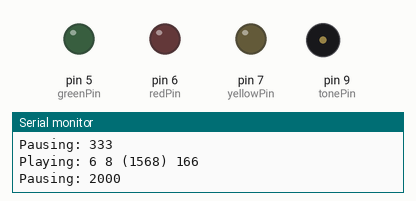
Simulated run of this sketch. Board: Arduino Uno, built with avr-gcc and run on an emulated ATmega328P. On the bench: output pins drawn as LEDs (lit = HIGH), buzzer (waves = sounding), the last lines printed to the serial monitor.

Above: at 1.85 s.
At 14.63 s:
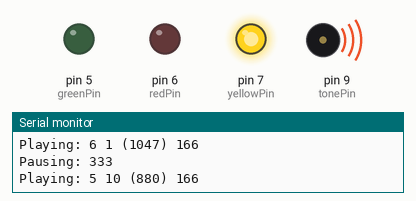
At 31.31 s:
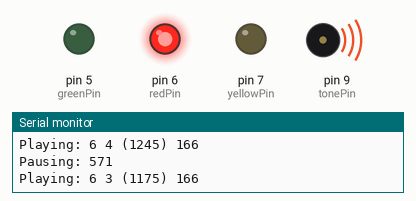
At 60.86 s:
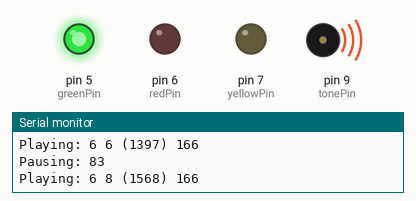
Timing chart, 0 to 63.4 s (numbered marks = the images above):
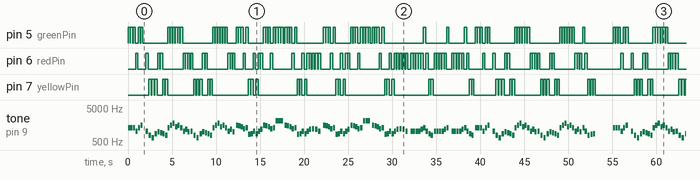

Measured:
- by itself, pin 5 (greenPin), pin 6 (redPin), pin 7 (yellowPin): moves between LOW and HIGH, repeating every 55.1 s
- by itself, tone on pin 9 (tonePin): plays 1319 Hz for 0.25 s, 1319 Hz for 0.25 s, 1319 Hz for 0.25 s, 1047 Hz for 0.25 s, 1319 Hz for 0.25 s, 1568 Hz for 0.25 s … (417 notes in this stretch)

The sketch:

BuzzerRTTTL.ino
```cpp
#include <Tone.h>

// A fun sketch to demonstrate the use of the tone() function written by Brett Hagman.

// This plays RTTTL (RingTone Text Transfer Language) songs using the
// now built-in tone() command in Wiring and Arduino.
// Written by Brett Hagman
// http://www.roguerobotics.com/

// To play the output on a small speaker (i.e. 8 Ohms or higher), simply use
// a 1K Ohm resistor from the output pin to the speaker, and connect the other
// side of the speaker to ground.

// You can get more RTTTL songs from
// http://code.google.com/p/rogue-code/wiki/ToneLibraryDocumentation

const int tonePin = 9;  // for rEDI board
//const int tonePin = 13;  // arbitrary for arduino boards, set this to whatever you want

#define OCTAVE_OFFSET 0

// These values can also be found as constants in the Tone library (Tone.h)
int notes[] = { 0,
262, 277, 294, 311, 330, 349, 370, 392, 415, 440, 466, 494,
523, 554, 587, 622, 659, 698, 740, 784, 831, 880, 932, 988,
1047, 1109, 1175, 1245, 1319, 1397, 1480, 1568, 1661, 1760, 1865, 1976,
2093, 2217, 2349, 2489, 2637, 2794, 2960, 3136, 3322, 3520, 3729, 3951
};

int yellowPin = 7;
int redPin = 6;
int greenPin = 5;

///TO MORE SONGS TO TO THIS AWESOME WEBSITE:   http://flashmusicgames.com/midi/mid2rttl.php

//char *song = "The Simpsons:d=4,o=5,b=160:c.6,e6,f#6,8a6,g.6,e6,c6,8a,8f#,8f#,8f#,2g,8p,8p,8f#,8f#,8f#,8g,a#.,8c6,8c6,8c6,c6";
//char *song = "Indiana:d=4,o=5,b=250:e,8p,8f,8g,8p,1c6,8p.,d,8p,8e,1f,p.,g,8p,8a,8b,8p,1f6,p,a,8p,8b,2c6,2d6,2e6,e,8p,8f,8g,8p,1c6,p,d6,8p,8e6,1f.6,g,8p,8g,e.6,8p,d6,8p,8g,e.6,8p,d6,8p,8g,f.6,8p,e6,8p,8d6,2c6";
//char *song = "TakeOnMe:d=4,o=4,b=160:8f#5,8f#5,8f#5,8d5,8p,8b,8p,8e5,8p,8e5,8p,8e5,8g#5,8g#5,8a5,8b5,8a5,8a5,8a5,8e5,8p,8d5,8p,8f#5,8p,8f#5,8p,8f#5,8e5,8e5,8f#5,8e5,8f#5,8f#5,8f#5,8d5,8p,8b,8p,8e5,8p,8e5,8p,8e5,8g#5,8g#5,8a5,8b5,8a5,8a5,8a5,8e5,8p,8d5,8p,8f#5,8p,8f#5,8p,8f#5,8e5,8e5";
//char *song = "Entertainer:d=4,o=5,b=140:8d,8d#,8e,c6,8e,c6,8e,2c.6,8c6,8d6,8d#6,8e6,8c6,8d6,e6,8b,d6,2c6,p,8d,8d#,8e,c6,8e,c6,8e,2c.6,8p,8a,8g,8f#,8a,8c6,e6,8d6,8c6,8a,2d6";
//char *song = "Muppets:d=4,o=5,b=250:c6,c6,a,b,8a,b,g,p,c6,c6,a,8b,8a,8p,g.,p,e,e,g,f,8e,f,8c6,8c,8d,e,8e,8e,8p,8e,g,2p,c6,c6,a,b,8a,b,g,p,c6,c6,a,8b,a,g.,p,e,e,g,f,8e,f,8c6,8c,8d,e,8e,d,8d,c";
//char *song = "Xfiles:d=4,o=5,b=125:e,b,a,b,d6,2b.,1p,e,b,a,b,e6,2b.,1p,g6,f#6,e6,d6,e6,2b.,1p,g6,f#6,e6,d6,f#6,2b.,1p,e,b,a,b,d6,2b.,1p,e,b,a,b,e6,2b.,1p,e6,2b.";
//char *song = "Looney:d=4,o=5,b=140:32p,c6,8f6,8e6,8d6,8c6,a.,8c6,8f6,8e6,8d6,8d#6,e.6,8e6,8e6,8c6,8d6,8c6,8e6,8c6,8d6,8a,8c6,8g,8a#,8a,8f";
//char *song = "20thCenFox:d=16,o=5,b=140:b,8p,b,b,2b,p,c6,32p,b,32p,c6,32p,b,32p,c6,32p,b,8p,b,b,b,32p,b,32p,b,32p,b,32p,b,32p,b,32p,b,32p,g#,32p,a,32p,b,8p,b,b,2b,4p,8e,8g#,8b,1c#6,8f#,8a,8c#6,1e6,8a,8c#6,8e6,1e6,8b,8g#,8a,2b";
//char *song = "Bond:d=4,o=5,b=80:32p,16c#6,32d#6,32d#6,16d#6,8d#6,16c#6,16c#6,16c#6,16c#6,32e6,32e6,16e6,8e6,16d#6,16d#6,16d#6,16c#6,32d#6,32d#6,16d#6,8d#6,16c#6,16c#6,16c#6,16c#6,32e6,32e6,16e6,8e6,16d#6,16d6,16c#6,16c#7,c.7,16g#6,16f#6,g#.6";
//char *song = "MASH:d=8,o=5,b=140:4a,4g,f#,g,p,f#,p,g,p,f#,p,2e.,p,f#,e,4f#,e,f#,p,e,p,4d.,p,f#,4e,d,e,p,d,p,e,p,d,p,2c#.,p,d,c#,4d,c#,d,p,e,p,4f#,p,a,p,4b,a,b,p,a,p,b,p,2a.,4p,a,b,a,4b,a,b,p,2a.,a,4f#,a,b,p,d6,p,4e.6,d6,b,p,a,p,2b";
//char *song = "StarWars:d=4,o=5,b=45:32p,32f#,32f#,32f#,8b.,8f#.6,32e6,32d#6,32c#6,8b.6,16f#.6,32e6,32d#6,32c#6,8b.6,16f#.6,32e6,32d#6,32e6,8c#.6,32f#,32f#,32f#,8b.,8f#.6,32e6,32d#6,32c#6,8b.6,16f#.6,32e6,32d#6,32c#6,8b.6,16f#.6,32e6,32d#6,32e6,8c#6";
//char *song = "GoodBad:d=4,o=5,b=56:32p,32a#,32d#6,32a#,32d#6,8a#.,16f#.,16g#.,d#,32a#,32d#6,32a#,32d#6,8a#.,16f#.,16g#.,c#6,32a#,32d#6,32a#,32d#6,8a#.,16f#.,32f.,32d#.,c#,32a#,32d#6,32a#,32d#6,8a#.,16g#.,d#";
//char *song = "TopGun:d=4,o=4,b=31:32p,16c#,16g#,16g#,32f#,32f,32f#,32f,16d#,16d#,32c#,32d#,16f,32d#,32f,16f#,32f,32c#,16f,d#,16c#,16g#,16g#,32f#,32f,32f#,32f,16d#,16d#,32c#,32d#,16f,32d#,32f,16f#,32f,32c#,g#";
//char *song = "A-Team:d=8,o=5,b=125:4d#6,a#,2d#6,16p,g#,4a#,4d#.,p,16g,16a#,d#6,a#,f6,2d#6,16p,c#.6,16c6,16a#,g#.,2a#";
//char *song = "Flinstones:d=4,o=5,b=40:32p,16f6,16a#,16a#6,32g6,16f6,16a#.,16f6,32d#6,32d6,32d6,32d#6,32f6,16a#,16c6,d6,16f6,16a#.,16a#6,32g6,16f6,16a#.,32f6,32f6,32d#6,32d6,32d6,32d#6,32f6,16a#,16c6,a#,16a6,16d.6,16a#6,32a6,32a6,32g6,32f#6,32a6,8g6,16g6,16c.6,32a6,32a6,32g6,32g6,32f6,32e6,32g6,8f6,16f6,16a#.,16a#6,32g6,16f6,16a#.,16f6,32d#6,32d6,32d6,32d#6,32f6,16a#,16c.6,32d6,32d#6,32f6,16a#,16c.6,32d6,32d#6,32f6,16a#6,16c7,8a#.6";
//char *song = "Jeopardy:d=4,o=6,b=125:c,f,c,f5,c,f,2c,c,f,c,f,a.,8g,8f,8e,8d,8c#,c,f,c,f5,c,f,2c,f.,8d,c,a#5,a5,g5,f5,p,d#,g#,d#,g#5,d#,g#,2d#,d#,g#,d#,g#,c.7,8a#,8g#,8g,8f,8e,d#,g#,d#,g#5,d#,g#,2d#,g#.,8f,d#,c#,c,p,a#5,p,g#.5,d#,g#";
//char *song = "Gadget:d=16,o=5,b=50:32d#,32f,32f#,32g#,a#,f#,a,f,g#,f#,32d#,32f,32f#,32g#,a#,d#6,4d6,32d#,32f,32f#,32g#,a#,f#,a,f,g#,f#,8d#";
//char *song = "Smurfs:d=32,o=5,b=200:4c#6,16p,4f#6,p,16c#6,p,8d#6,p,8b,p,4g#,16p,4c#6,p,16a#,p,8f#,p,8a#,p,4g#,4p,g#,p,a#,p,b,p,c6,p,4c#6,16p,4f#6,p,16c#6,p,8d#6,p,8b,p,4g#,16p,4c#6,p,16a#,p,8b,p,8f,p,4f#";
//char *song = "MahnaMahna:d=16,o=6,b=125:c#,c.,b5,8a#.5,8f.,4g#,a#,g.,4d#,8p,c#,c.,b5,8a#.5,8f.,g#.,8a#.,4g,8p,c#,c.,b5,8a#.5,8f.,4g#,f,g.,8d#.,f,g.,8d#.,f,8g,8d#.,f,8g,d#,8c,a#5,8d#.,8d#.,4d#,8d#.";
//char *song = "LeisureSuit:d=16,o=6,b=56:f.5,f#.5,g.5,g#5,32a#5,f5,g#.5,a#.5,32f5,g#5,32a#5,g#5,8c#.,a#5,32c#,a5,a#.5,c#.,32a5,a#5,32c#,d#,8e,c#.,f.,f.,f.,f.,f,32e,d#,8d,a#.5,e,32f,e,32f,c#,d#.,c#";
//char *song = "MissionImp:d=16,o=6,b=95:32d,32d#,32d,32d#,32d,32d#,32d,32d#,32d,32d,32d#,32e,32f,32f#,32g,g,8p,g,8p,a#,p,c7,p,g,8p,g,8p,f,p,f#,p,g,8p,g,8p,a#,p,c7,p,g,8p,g,8p,f,p,f#,p,a#,g,2d,32p,a#,g,2c#,32p,a#,g,2c,a#5,8c,2p,32p,a#5,g5,2f#,32p,a#5,g5,2f,32p,a#5,g5,2e,d#,8d";
//char *song = "Mario-Shee:d=8,o=7,b=399:410p,410p,4e6,4096p,4p,4e6,4p,2p,4e6,4p,2p,4c6,4096p,4p,4e6,4p,2p,2p,4g6,2p.,4g5,2p.,1p,4c6,2p,2p.,4g5,2p,2p.,4e5,2p,2p.,4a5,4p,2p,4b5,4p,2p,4a#5,4096p,4p,4a5,4p,2p,9g.5,6p,4p.,6e6,6p,3p,6g6,6p,3p,4a6,4p,2p,4f6,4096p,4p,4g6,4p,2p,4e6,4p,2p,4c6,4096p,4p,4d6,4096p,4p,4b5,2p,2p.,4c6,2p,2p.,4g5,2p,2p.,4e5,2p,2p.,4a5,4p,2p,4b5,4p,2p,4a#5,4096p,4p,4a5,4p,2p,9g.5,6p,4p.,6e6,6p,3p,6g6,6p,3p,4a6,4p,2p,4f6,4096p,4p,4g6,4p,2p,4e6,4p,2p,4c6,4096p,4p,4d6,4096p,4p,4b5,1p,1p,4g6,4096p,4p,4f#6,4096p,4p,4f6,4096p,4p,4d#6,4p,2p,4e6,4p,2p,4g#5,4096p,4p,4a5,4096p,4p,4c6,4p,2p,4a5,4096p,4p,4c6,4096p,4p,4d6,2p,2p.,4g6,4096p,4p,4f#6,4096p,4p,4f6,4096p,4p,4d#6,4p,2p,4e6,4p,2p,2p,4c,4p,2p,2p,4c,4096p,4p,4p,4c,1p,1p.,4g6,4096p,4p,4f#6,4096p,4p,4f6,4096p,4p,4d#6,4p,2p,4e6,4p,2p,4g#5,4096p,4p,4a5,4096p,4p,4c6,4p,2p,4a5,4096p,4p,4c6,4096p,4p,4d6,2p,2p.,4d#6,2p,2p.,4d6,2p,2p.,4c6,1p,1p,4g6,4096p,4p,4f#6,4096p,4p,4f6,4096p,4p,4d#6,4p,2p,4e6,4p,2p,4g#5,4096p,4p,4a5,4096p,4p,4c6,4p,2p,4a5,4096p,4p,4c6,4096p,4p,4d6,2p,2p.,4g6,4096p,4p,4f#6,4096p,4p,4f6,4096p,4p,4d#6,4p,2p,4e6,4p,2p,2p,4c,4p,2p,2p,4c,4096p,4p,4p,4c,1p,1p.,4g6,4096p,4p,4f#6,4096p,4p,4f6,4096p,4p,4d#6,4p,2p,4e6,4p,2p,4g#5,4096p,4p,4a5,4096p,4p,4c6,4p,2p,4a5,4096p,4p,4c6,4096p,4p,4d6,2p,2p.,4d#6,2p,2p.,4d6,2p,2p.,4c6,1p,1p,4c6,4096p,4p,4c6,4p,2p,4c6,4p,2p,4c6,4096p,4p,4d6,4p,2p,4e6,4096p,4p,4c6,4p,2p,4a5,4096p,4p,4g5,2p.,1p,4c6,4096p,";
//char *song = "PokemonMid:d=8,o=7,b=120:2c5,16p,2p,2a#4,16p,2p,2f4,16p,2p,f.4,16p,4p,g.4,16p,4p,e4,p,4p,4p,4p.,4p.,2p,2p,2p,2p,2p.,2p.,1p,1p,1p,1p,1p,1p,1p,1p,1p.,1p.,1p.,1p.,1p.,1p.,1p,1p,1p,1p,1p,1p,1p,1p,1p,1p,1p,1p,1p,1p,1p,1p,1p,1p,1p,1p,1p,1p,1p,1p,1p,1p,1p,1p,1p,1p,1p,1p,1p,1p,1p,1p,1p,1p,1p,1p,1p,1p,1p,1p,1p,1p,1p,1p,1p,1p,1p,1p,1p,1p,1p,1p,1p,1p,1p,1p,1p,1p,1p,1p,1p,1p,1p,1p,1p,1p,1p,1p,1p,1p,1p,1p,1p,1p,1p,1p,1p,1p,1p,1p,1p,1p,1p,1p,1p,1p,1p,1p,1p,1p,1p,1p,1p,1p,1p,1p,1p,1p,1p,1p,1p,1p,1p,1p,1p,1p,1p,1p,1p,1p,1p,1p,1p,1p,1p,1p,1p,1p,1p,1p,1p,1p,1p,1p,1p,1p,1p,1p,1p,1p,1p,1p,1p,1p,1p,1p,1p,1p,1p,1p,1p,1p,1p,1p,1p,1p,1p,1p,1p,1p,1p,1p,1p,1p,1p,1p,1p,1p,1p,1p,1p,1p,1p,1p,1p,1p,1p,1p,1p,1p,1p,1p,1p,1p,1p,1p,1p,1p,1p,1p,1p,1p,1p,1p,1p,1p,1p,1p,1p,1p,1p,1p,1p,1p,1p,1p,1p,1p,1p,1p,1p,1p,1p,1p,1p,1p,1p,1p,1p,1p,1p,1p,1p,1p,1p,1p,1p,1p,1p,1p,1p,1p,1p,1p,1p,1p,1p,1p,2a#4,16p,2p,2f4,16p,2p,f.4,16p,4p,g.4,16p,4p,2c5";
char *song = "smb1-Theme:d=8,o=7,b=60:24e6,48p,24e6,12p,24e6,12p,24c6,48p,24e6,12p,24g6,2p,24c6,7p,24g5,7p,24e5,7p,24a5,12p,24b5,12p,24a#5,48p,24a5,12p,24g5,24p,24e6,24p,24g6,24p,24a6,12p,24f6,48p,24g6,12p,24e6,12p,24c6,48p,24d6,48p,24b5,7p,24c6,7p,24g5,7p,24e5,7p,24a5,12p,24b5,12p,24a#5,48p,24a5,12p,24g5,24p,24e6,24p,24g6,24p,24a6,12p,24f6,48p,24g6,12p,24e6,12p,24c6,48p,24d6,48p,24b5,4p,24g6,48p,24f#6,48p,24f6,48p,24d#6,12p,24e6,12p,24g#5,48p,24a5,48p,24c6,12p,24a5,48p,24c6,48p,24d6,7p,24g6,48p,24f#6,48p,24f6,48p,24d#6,12p,24e6,12p,24c,12p,24c,48p,24c,3p,24g6,48p,24f#6,48p,24f6,48p,24d#6,12p,24e6,12p,24g#5,48p,24a5,48p,24c6,12p,24a5,48p,24c6,48p,24d6,7p,24d#6,7p,24d6,7p,24c6,2p,24g6,48p,24f#6,48p,24f6,48p,24d#6,12p,24e6,12p,24g#5,48p,24a5,48p,24c6,12p,24a5,48p,24c6,48p,24d6,7p,24g6,48p,24f#6,48p,24f6,48p,24d#6,12p,24e6,12p,24c,12p,24c,48p,24c,3p,24g6,48p,24f#6,48p,24f6,48p,24d#6,12p,24e6,12p,24g#5,48p,24a5,48p,24c6,12p,24a5,48p,24c6,48p,24d6,7p,24d#6,7p,24d6,7p,24c6,2p,24c6,48p,24c6,12p,24c6,12p,24c6,48p,24d6,12p,24e6,48p,24c6,12p,24a5,48p,24g5,5p,24c6,48p,24c6,12p,24c6,12p,24c6,48p,24d6,48p,24e6,2p,24c6,48p,24c6,12p,24c6,12p,24c6,48p,24d6,12p,24e6,48p,24c6,12p,24a5,48p,24g5,5p,24e6,48p,24e6,12p,24e6,12p,24c6,48p,24e6,12p,24g6,2p,24c6,7p,24g5,7p,24e5,7p,24a5,12p,24b5,12p,24a#5,48p,24a5,12p,24g5,24p,24e6,24p,24g6,24p,24a6,12p,24f6,48p,24g6,12p,24e6,12p,24c6,48p,24d6,48p,24b5,7p,24c6,7p,24g5,7p,24e5,7p,24a5,12p,24b5,12p,24a#5,48p,24a5,12p,24g5,24p,24e6,24p,24g6,24p,24a6,12p,24f6,48p,24g6,12p,24e6,12p,24c6,48p,24d6,48p,24b5,7p,24e6,48p,24c6,12p,24g5,7p,24g#5,12p,24a5,48p";
void setup(void)
{
  Serial.begin(9600);
  pinMode(yellowPin,OUTPUT);
  pinMode(redPin,OUTPUT);
  pinMode(greenPin,OUTPUT);
}

float tempo = 2;

#define isdigit(n) (n >= '0' && n <= '9')

void play_rtttl(char *p)
{
  // Absolutely no error checking in here

  byte default_dur = 4;
  byte default_oct = 6;
  int bpm = 63;
  int num;
  long wholenote;
  long duration;
  byte note;
  byte scale;

  // format: d=N,o=N,b=NNN:
  // find the start (skip name, etc)

  while(*p != ':') p++;    // ignore name
  p++;                     // skip ':'

  // get default duration
  if(*p == 'd')
  {
    p++; p++;              // skip "d="
    num = 0;
    while(isdigit(*p))
    {
      num = (num * 10) + (*p++ - '0');
    }
    if(num > 0) default_dur = num;
    p++;                   // skip comma
  }

  Serial.print("ddur: "); Serial.println(default_dur, 10);

  // get default octave
  if(*p == 'o')
  {
    p++; p++;              // skip "o="
    num = *p++ - '0';
    if(num >= 3 && num <=7) default_oct = num;
    p++;                   // skip comma
  }

  Serial.print("doct: "); Serial.println(default_oct, 10);

  // get BPM
  if(*p == 'b')
  {
    p++; p++;              // skip "b="
    num = 0;
    while(isdigit(*p))
    {
      num = (num * 10) + (*p++ - '0');
    }
    bpm = num;
    p++;                   // skip colon
  }

  Serial.print("bpm: "); Serial.println(bpm, 10);

  // BPM usually expresses the number of quarter notes per minute
  wholenote = (60 * 1000L / bpm) * 4;  // this is the time for whole note (in milliseconds)

  Serial.print("wn: "); Serial.println(wholenote, 10);


  // now begin note loop
  while(*p)
  {
    // first, get note duration, if available
    num = 0;
    while(isdigit(*p))
    {
      num = (num * 10) + (*p++ - '0');
    }

    if(num) duration = wholenote / num;
    else duration = wholenote / default_dur;  // we will need to check if we are a dotted note after

    // now get the note
    note = 0;

    switch(*p)
    {
      case 'c':
        note = 1;
        break;
      case 'd':
        note = 3;
        break;
      case 'e':
        note = 5;
        break;
      case 'f':
        note = 6;
        break;
      case 'g':
        note = 8;
        break;
      case 'a':
        note = 10;
        break;
      case 'b':
        note = 12;
        break;
      case 'p':
      default:
        note = 0;
    }
    p++;

    // now, get optional '#' sharp
    if(*p == '#')
    {
      note++;
      p++;
    }

    // now, get optional '.' dotted note
    if(*p == '.')
    {
      duration += duration/2;
      p++;
    }

    // now, get scale
    if(isdigit(*p))
    {
      scale = *p - '0';
      p++;
    }
    else
    {
      scale = default_oct;
    }

    scale += OCTAVE_OFFSET;

    if(*p == ',')
      p++;       // skip comma for next note (or we may be at the end)

    // now play the note

    if(note)
    {
      Serial.print("Playing: ");
      Serial.print(scale, 10); Serial.print(' ');
      Serial.print(note, 10); Serial.print(" (");
      Serial.print(notes[(scale - 4) * 12 + note], 10);
      Serial.print(") ");
      Serial.println(duration, 10);
      tone(tonePin, notes[(scale - 4) * 12 + note]);
      if(notes[(scale - 4) * 12 + note] < 900){
        digitalWrite(yellowPin,HIGH);
        digitalWrite(redPin,LOW);
        digitalWrite(greenPin,LOW);
      }
      else if(notes[(scale - 4) * 12 + note] < 1300){
        digitalWrite(yellowPin,LOW);
        digitalWrite(redPin,HIGH);
        digitalWrite(greenPin,LOW);
      }
      else{
        digitalWrite(yellowPin,LOW);
        digitalWrite(redPin,LOW);
        digitalWrite(greenPin,HIGH);
      }

      delay(duration*1.5);
      noTone(tonePin);

    }
    else
    {
      if(true){
        digitalWrite(yellowPin,LOW);
        digitalWrite(redPin,LOW);
        digitalWrite(greenPin,LOW);
      }

      Serial.print("Pausing: ");
      Serial.println(duration, 10);
      delay(duration/ 6);
    }
  }
}

void loop(void)
{

  play_rtttl(song);
  Serial.println("Done.");
  delay(2000);


}
```
